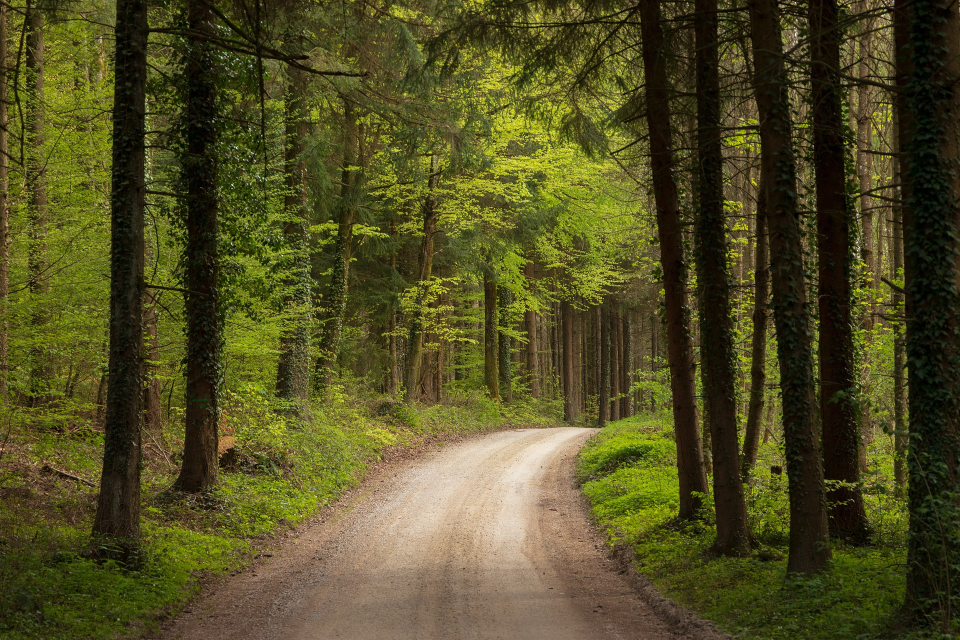
#> input picture Backend/app/bib/2908ab66-ad5a-4686-aef1-ff896e6765bc.png, 1920 x 1280 px, given in place of preview, which was not available (shown at 1/2 size); the run also reads 1 picture not shown here
$ jupyter execute --allow-errors documentation.ipynb   (shell and % lines are left out)   (text cells are left out)
#> lines starting #> are read from the running program, lines starting #| are printed output that depends on the picture; pictures that were not available may be replaced by others from this repository, and a replacement may not be noted
[cell 1]
from IPython.display import HTML

# Referenzvideo

HTML('<iframe width="560" height="315" src="https://www.youtube.com/embed/dlzPCY1d4sw?start=110" title="YouTube video player" frameborder="0" allow="accelerometer; autoplay; clipboard-write; encrypted-media; gyroscope; picture-in-picture; web-share" allowfullscreen></iframe>')

[cell 2]
from google.colab.patches import cv2_imshow
from PIL import Image, ImageFilter, ImageColor
import urllib.request
import numpy as np

[cell 3]
# Loads an image
urllib.request.urlretrieve(
  'https://cloud.uni-oldenburg.de/s/GBo2CL2ibdS8dLt/preview',
   "original.png")

image = Image.open("original.png")
#> image is the input picture: PIL image 1920x1280 RGB; mean R, G, B 80.6, 77, 34.9

# Choose coordinates of the selection
xStart = 100
yStart = 50
xEnd = 400
yEnd = 500

# Input is cropped to coordinates
cropped_image = image.crop((int(xStart), int(yStart), int(xEnd), int(yEnd)))
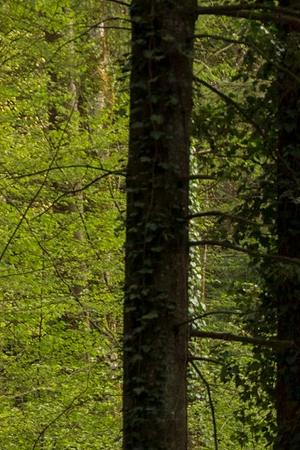
#> cropped_image: PIL image 300x450 RGB; mean R, G, B 71.1, 73.7, 22.1

# A version of the input is blurred
blurred_image = image.filter(ImageFilter.GaussianBlur(20))

# The selection is mounted on the blurred version
blurred_image.paste(cropped_image, (int(xStart), int(yStart), int(xEnd), int(yEnd)))

# Display image
display(blurred_image)

[cell 4]
# all required imports for the code related to the Hough-Out-of-Image variant
import cv2 as cv
import numpy as np
from sympy import Point, Line
from PIL import Image
from google.colab.patches import cv2_imshow
import math
import urllib.request

[cell 5]
# apply canny edge detection
def cannyFilter(img):
  return cv.Canny(img, 50, 200, None, 3)

# get the standard HoughLines with specified metrics
def getHoughLines(dst):
  return cv.HoughLines(dst, 1, np.pi / 180, 150, None, 0, 0)

# get the Houristic HoughLines with specified metrics
def getHeuristicHoughLines(dst):
  return cv.HoughLinesP(dst, 1, np.pi / 180, 50, None, 50, 10)

[cell 6]
# Loads an image
image = urllib.request.urlretrieve(
      'https://cloud.uni-oldenburg.de/s/ryrbamJaG4ZAHxQ/preview',
      "image.png")
image = Image.open("image.png")
imagesrc = image.copy()
imagesrc = np.array(imagesrc)
src = cv.cvtColor(imagesrc, cv.COLOR_BGR2GRAY)
dst = cv.Canny(src, 50, 200, None, 3)
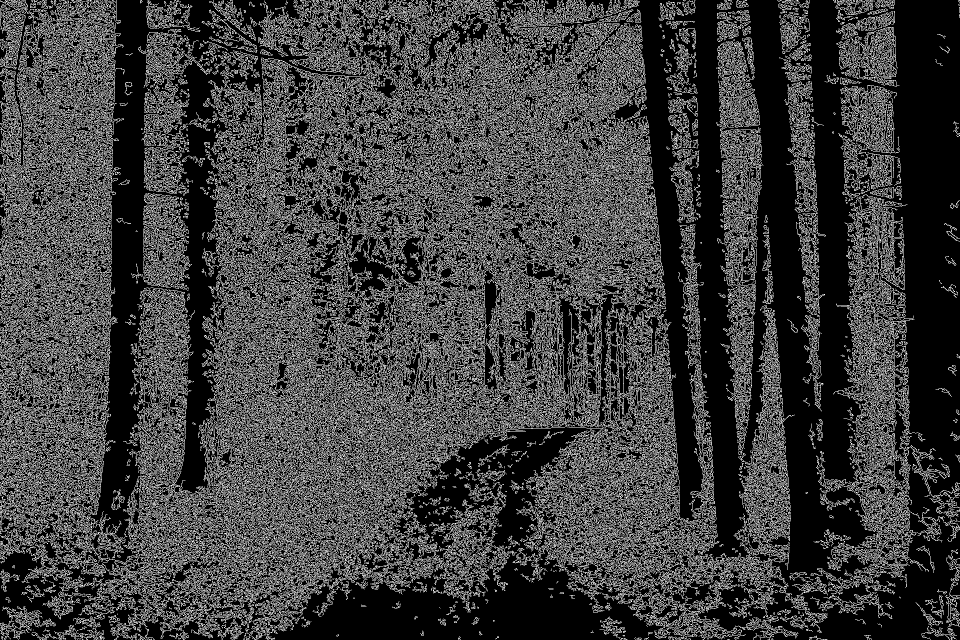
#> dst: shape (1280, 1920) (shown at 1/2 size); 24.9% white in thin lines or dots
cdst = cv.cvtColor(src, cv.COLOR_GRAY2BGR)
cdstP = np.copy(cdst)
cdstP2 = np.copy(cdst)
lines = getHoughLines(dst)
if lines is not None:
    for i in range(0, len(lines)):
        rho = lines[i][0][0]
        theta = lines[i][0][1]
        a = math.cos(theta)
        b = math.sin(theta)
        x0 = a * rho
        y0 = b * rho
        pt1 = (int(x0 + 1000*(-b)), int(y0 + 1000*(a)))
        pt2 = (int(x0 - 1000*(-b)), int(y0 - 1000*(a)))
        cv.line(cdst, pt1, pt2, (0,0,255), 3, cv.LINE_AA)
#> this loop made 47971 passes
#> (rho, theta, a, x0, y0, pt1, pt2) on passes 1 to 3: (989, 0.785, 0.707, 699.3, 699.3, (-7, 1406), (1406, -7)), (991, 0.785, 0.707, 700.7, 700.7, (-6, 1407), (1407, -6)), (993, 0.785, 0.707, 702.2, 702.2, (-4, 1409), (1409, -4))
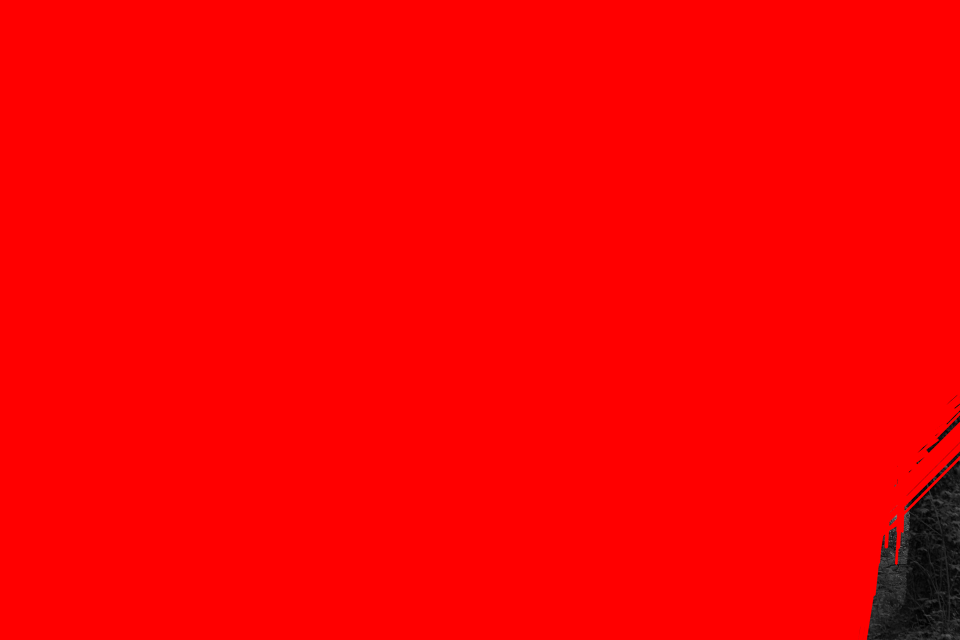
#> cdst: shape (1280, 1920, 3) (shown at 1/2 size); mean B, G, R 0.6, 0.6, 250.6
cv2_imshow(cdst)

[cell 7]
linesP = getHeuristicHoughLines(dst)

if linesP is not None:
    for i in range(0, len(linesP)):
        l = linesP[i][0]
        cv.line(cdstP, (l[0], l[1]), (l[2], l[3]), (0,0,255), 3, cv.LINE_AA)
#> this loop made 8675 passes
#> l on passes 1 to 3: [382, 1122, 1285, 219], [1065, 526, 1303, 372], [974, 823, 1044, 863]
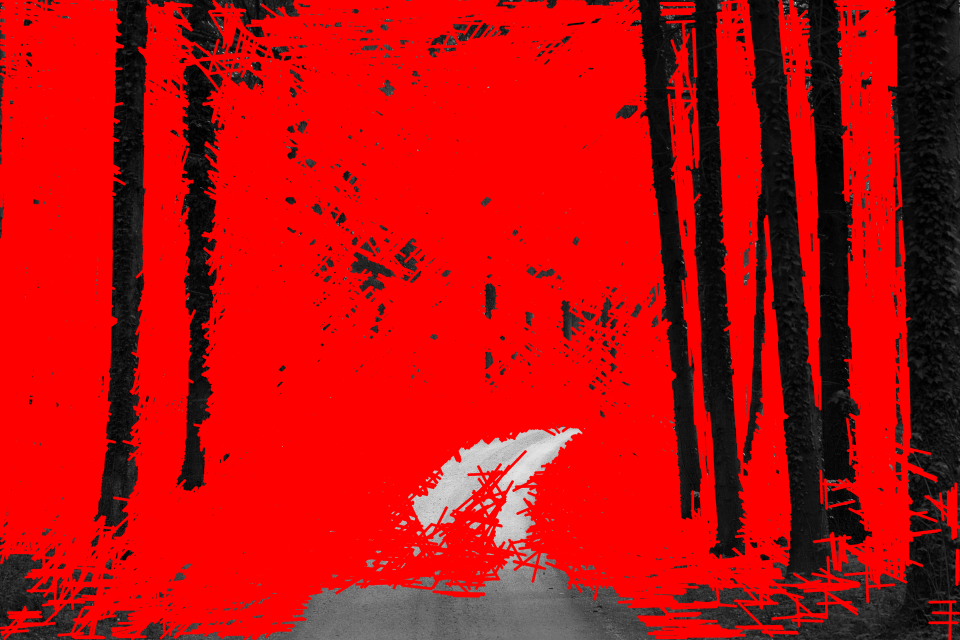
#> cdstP: shape (1280, 1920, 3) (shown at 1/2 size); mean B, G, R 12, 12, 189.4
cv2_imshow(cdstP)

[cell 8]
x = [282,408,130,468]  #[y_oben,y_unten,x_links,x_rechts]

# get the dimensions of the image
imageSize = src.shape
#> imageSize = (1280, 1920)

# sets the valid edge bound as coordinate based on the image size, 5-10 is the range that should be used for the bounds constant based on testing
validEdgeBound = imageSize[0]-10
#> validEdgeBound = 1270

# initialize an empty array of values for the lines that are deemed valid (in the selection)
validLines = []
edgeLine = Line(Point(x[2], x[0]),Point(x[3],x[0]))

if linesP is not None:
            for i in range(0, len(linesP)):
                l = linesP[i][0]
                # check if lines are in range of image Selection, the code has to check for x coordinates below half the width
                # and over half the width separately because of how they are handled
                if(x[2] < l[0] and x[3] > l[2]):
                    if(l[3] > validEdgeBound or l[1] > validEdgeBound):
                        if(l[1] > validEdgeBound):
                            l[1] = imageSize[0]
                        else:
                            l[3] = imageSize[0]
                        if(l[1] > l[3]):
                            lineToCut = Line(Point(l[0], l[1]),Point(l[2],l[3]))
                        else:
                            lineToCut = Line(Point(l[0], l[1]),Point(l[2],l[3]))
                        inter = lineToCut.intersection(edgeLine)
                        if(l[1] > l[3]):
                            l[3] = inter[0].y
                            l[2] = inter[0].x
                        else:
                            l[1] = inter[0].y
                            l[0] = inter[0].x
                        # the code snippet below can most likely be optimised out, the reason for it existing is
                        # that the way the intersections are currently calculated causes them to be extended outside of the image selection
                        if(x[2] < l[0] and x[3] > l[2]):
                            validLines.append(l)
                        # the following 6 lines only serve any purpose for testing and visualising
                        color = ((0,0,255))
                        color2 = ((0,255,255))
                        cv.line(cdstP2, (l[0], l[1]), (l[2], l[3]), color, 3, cv.LINE_AA)
                        cv.line(cdstP2, (130, 282), (468, 282), color2, 3, cv.LINE_AA)
                        cv.line(cdstP2, (130, 282), (130, 408), color2, 3, cv.LINE_AA)
                        cv.line(cdstP2, (468, 282), (468, 408), color2, 3, cv.LINE_AA)
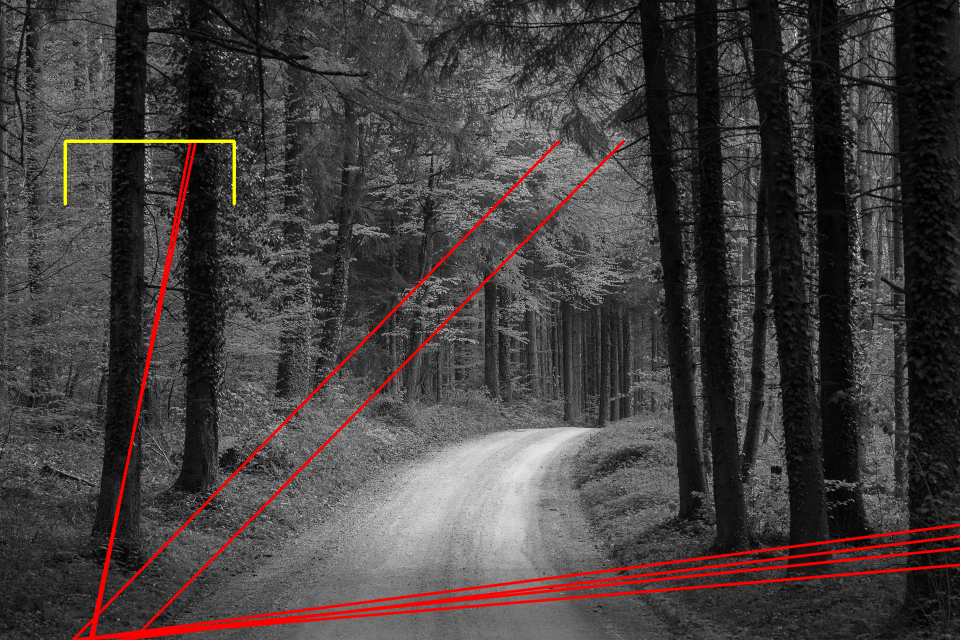
#> cdstP2: shape (1280, 1920, 3) (shown at 1/2 size); mean B, G, R 63.1, 63.5, 69.5
#> after the loop, validLines = [[185, 1280, 381, 282], [179, 1280, 391, 282]]

cv2_imshow(cdstP2)

[cell 9]
# takes the selected image area and creates a new image with it
test = src[x[0]:x[1],x[2]:x[3]]
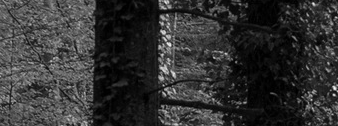
#> test: shape (126, 338); min 0, max 245, mean 50.6

# takes the furthest rightmost line and leftmost line and returns the coordinates in an array
# returns false if there are less than 2 lines
def getScalingFactor(lines):
  if(len(lines) < 2):
    return False
  minLine = lines[0]
  maxLine = lines[0]
  for n in range(0, len(lines)):
    line = lines[n]
    if(line[0] < minLine[0]):
      minLine = line
    if(line[2] > maxLine[2]):
      maxLine = line
  upperValueMinLine = minLine[2]
  lowerValueMinLine = minLine[0]
  upperValueMaxLine = maxLine[2]
  lowerValueMaxLine = maxLine[0]
  # the check below checks if the min and max line are equal to their starting values
  if((minLine == lines[0]).all() and (maxLine == lines[0]).all()):
    return False
  return (upperValueMaxLine,lowerValueMinLine,lowerValueMaxLine, upperValueMinLine)

scalingFactor = getScalingFactor(validLines)
#> in getScalingFactor, `minLine = lines[0]`: minLine = [185, 1280, 381, 282]
#> the loop in getScalingFactor, `for n in range(0, len(lines)):` made 2 passes
#> in getScalingFactor, `upperValueMinLine = minLine[2]`: upperValueMinLine = 391
#> in getScalingFactor, `lowerValueMinLine = minLine[0]`: lowerValueMinLine = 179
#> in getScalingFactor, `upperValueMaxLine = maxLine[2]`: upperValueMaxLine = 391
#> in getScalingFactor, `lowerValueMaxLine = maxLine[0]`: lowerValueMaxLine = 179
#> scalingFactor = (391, 179, 179, 391)
if(scalingFactor == False):
  sys.exit()
multiplier = (scalingFactor[0] - scalingFactor[1]) / (scalingFactor[2] - scalingFactor[3])
#> multiplier = -1

# gets the size of the original image and calculates the new dimensions based on the multiplier
outputSize = test.shape
#> outputSize = (126, 338)
width = round(outputSize[0]*multiplier)
#> width = -126
height = round(outputSize[1]*multiplier)
#> height = -338
#> (the rest of this cell did not finish here and is left out)

#> (a cell that did not finish here is left out)

[cell 11]
from PIL import Image
import urllib.request
import numpy as np

urllib.request.urlretrieve(
  'https://cloud.uni-oldenburg.de/s/bLy3LbyPJHpP8YQ/preview',
   "mask.png")

urllib.request.urlretrieve(
  'https://cloud.uni-oldenburg.de/s/GBo2CL2ibdS8dLt/preview',
   "original.png")

original = Image.open("original.png")
image = Image.open("mask.png")

# Bild in RGBA-Farbraum überführen um Alpha-Kanal für Transparenz zu haben - Dazu in Array überführen
imgArray = np.asarray(image.convert('RGBA')).copy()

# Alle Felder mit 0 (Schwarz) zu Transparenz überführen
imgArray[:, :, 3] = (255 * (imgArray[:, :, :3] != 0).any(axis=2)).astype(np.uint8)
#> imgArray: shape (1280, 1920, 4); mean R, G, B, A 80.6, 77, 34.9, 254.9

# Array wieder zu Bild überführen
image = Image.fromarray(imgArray)
# Original-Bild zu RGBA überführen um Alpha-Channel nicht zu verlieren
original = original.convert('RGBA')

# Bilder über Alpha-Kanal zusammenfügen (Original-Bild anhand der Maske ausschneiden)
original = Image.composite(original, image, image)

display(original)

#> (a cell that did not finish here is left out)

[cell 13]
# Add margin to a picture
# source: https://note.nkmk.me/en/python-pillow-add-margin-expand-canvas/
def add_margin(pil_img, top, right, bottom, left, color):
    width, height = pil_img.size
    new_width = width + right + left
    new_height = height + top + bottom
    result = Image.new(pil_img.mode, (new_width, new_height), color)
    result.paste(pil_img, (left, top))
    return result

# Loads an image
urllib.request.urlretrieve(
  'https://cloud.uni-oldenburg.de/s/GBo2CL2ibdS8dLt/preview',
   "original.png")

image = Image.open("original.png")

# Choose coordinates of the selection, blur intensity (1 to 100) and a border
xStart = 100
yStart = 50
xEnd = 400
yEnd = 400
blur = 10
borderColor = '#ff0000'
borderWidth = 10

# Input is cropped to coordinates
cropped_image = image.crop((int(xStart), int(yStart), int(xEnd), int(yEnd)))
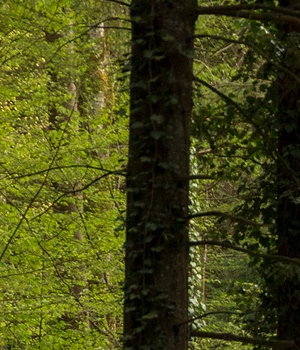
#> cropped_image: PIL image 300x350 RGB; mean R, G, B 70.1, 72.3, 21.7

# A border is added to the selection
padded_image = add_margin(cropped_image, int(borderWidth), int(borderWidth), int(borderWidth), int(borderWidth), borderColor)
#> in add_margin, `result = Image.new(pil_img.mode, (new_width, new_height), color)`:
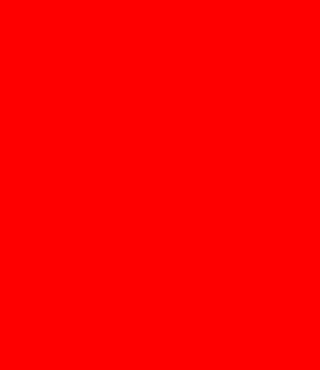
#> result: PIL image 320x370 RGB; mean R, G, B 255, 0, 0
#> in add_margin, `result.paste(pil_img, (left, top))`:
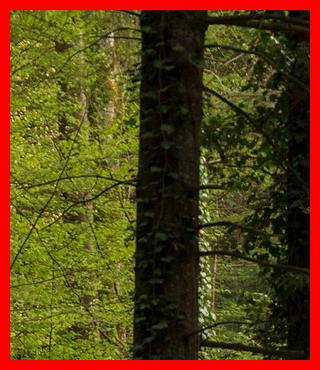
#> result: PIL image 320x370 RGB; mean R, G, B 91.1, 64.1, 19.3

# A version of the input is blurred
blurred_image = image.filter(ImageFilter.GaussianBlur(radius=int(blur)))

# The selection is mounted on the blurred version
blurred_image.paste(padded_image, ((int(xStart) - int(borderWidth)), (int(yStart) - int(borderWidth)), (int(xEnd) + int(borderWidth)), (int(yEnd) + int(borderWidth))))
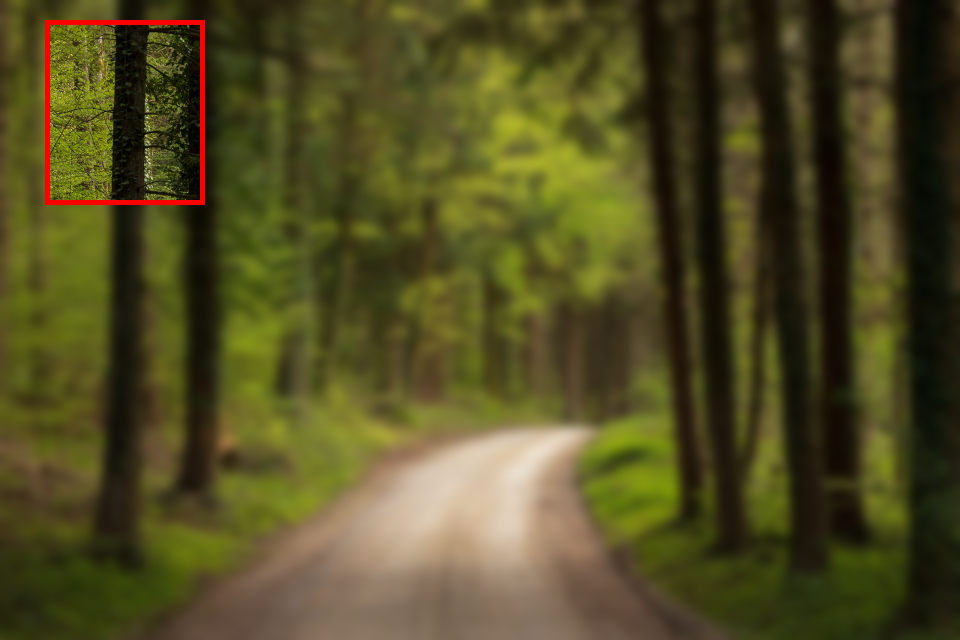
#> blurred_image: PIL image 1920x1280 RGB (shown at 1/2 size); mean R, G, B 81.6, 76.7, 34.7

# Display image
display(blurred_image)
